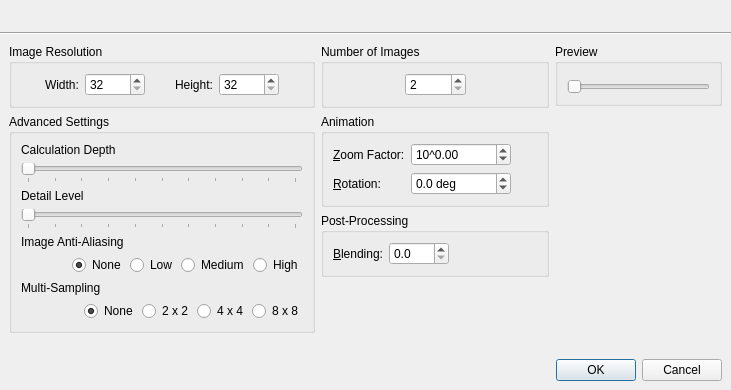
<?xml version="1.0" encoding="UTF-8"?>
<ui version="4.0">
 <class>GenerateSeriesDialog</class>
 <widget class="QDialog" name="GenerateSeriesDialog">
  <property name="geometry">
   <rect>
    <x>0</x>
    <y>0</y>
    <width>731</width>
    <height>390</height>
   </rect>
  </property>
  <property name="windowTitle">
   <string>Generate Series</string>
  </property>
  <layout class="QVBoxLayout" name="topLayout" stretch="0,0,1">
   <property name="spacing">
    <number>0</number>
   </property>
   <property name="leftMargin">
    <number>0</number>
   </property>
   <property name="topMargin">
    <number>0</number>
   </property>
   <property name="rightMargin">
    <number>0</number>
   </property>
   <property name="bottomMargin">
    <number>0</number>
   </property>
   <item>
    <widget class="XmlUi::GradientWidget" name="promptWidget" native="true">
     <layout class="QHBoxLayout" name="promptLayout" stretch="0,1">
      <property name="spacing">
       <number>10</number>
      </property>
      <item>
       <widget class="QLabel" name="promptPixmap"/>
      </item>
      <item>
       <widget class="QLabel" name="promptLabel">
        <property name="wordWrap">
         <bool>true</bool>
        </property>
       </widget>
      </item>
     </layout>
    </widget>
   </item>
   <item>
    <widget class="Line" name="line">
     <property name="orientation">
      <enum>Qt::Horizontal</enum>
     </property>
    </widget>
   </item>
   <item>
    <widget class="QWidget" name="mainWidget" native="true">
     <layout class="QVBoxLayout" name="verticalLayout_4">
      <item>
       <layout class="QHBoxLayout" name="horizontalLayout_4">
        <item>
         <layout class="QVBoxLayout" name="verticalLayout_2">
          <item>
           <widget class="QGroupBox" name="groupBox">
            <property name="title">
             <string>Image Resolution</string>
            </property>
            <layout class="QHBoxLayout" name="horizontalLayout">
             <item>
              <spacer name="spacer_4">
               <property name="orientation">
                <enum>Qt::Horizontal</enum>
               </property>
               <property name="sizeType">
                <enum>QSizePolicy::Expanding</enum>
               </property>
               <property name="sizeHint" stdset="0">
                <size>
                 <width>10</width>
                 <height>20</height>
                </size>
               </property>
              </spacer>
             </item>
             <item>
              <widget class="QLabel" name="label">
               <property name="text">
                <string>Width:</string>
               </property>
               <property name="buddy">
                <cstring>spinWidth</cstring>
               </property>
              </widget>
             </item>
             <item>
              <widget class="QSpinBox" name="spinWidth">
               <property name="minimumSize">
                <size>
                 <width>60</width>
                 <height>0</height>
                </size>
               </property>
               <property name="minimum">
                <number>32</number>
               </property>
               <property name="maximum">
                <number>8000</number>
               </property>
              </widget>
             </item>
             <item>
              <spacer name="spacer">
               <property name="orientation">
                <enum>Qt::Horizontal</enum>
               </property>
               <property name="sizeType">
                <enum>QSizePolicy::Expanding</enum>
               </property>
               <property name="sizeHint" stdset="0">
                <size>
                 <width>10</width>
                 <height>20</height>
                </size>
               </property>
              </spacer>
             </item>
             <item>
              <widget class="QLabel" name="label_2">
               <property name="text">
                <string>Height:</string>
               </property>
               <property name="buddy">
                <cstring>spinHeight</cstring>
               </property>
              </widget>
             </item>
             <item>
              <widget class="QSpinBox" name="spinHeight">
               <property name="minimumSize">
                <size>
                 <width>60</width>
                 <height>0</height>
                </size>
               </property>
               <property name="minimum">
                <number>32</number>
               </property>
               <property name="maximum">
                <number>8000</number>
               </property>
              </widget>
             </item>
             <item>
              <spacer name="spacer_2">
               <property name="orientation">
                <enum>Qt::Horizontal</enum>
               </property>
               <property name="sizeType">
                <enum>QSizePolicy::Expanding</enum>
               </property>
               <property name="sizeHint" stdset="0">
                <size>
                 <width>10</width>
                 <height>20</height>
                </size>
               </property>
              </spacer>
             </item>
            </layout>
           </widget>
          </item>
          <item>
           <widget class="QGroupBox" name="groupBox_2">
            <property name="title">
             <string>Advanced Settings</string>
            </property>
            <layout class="QVBoxLayout" name="verticalLayout">
             <item>
              <widget class="QLabel" name="labelDepth">
               <property name="text">
                <string>Calculation Depth</string>
               </property>
              </widget>
             </item>
             <item>
              <widget class="DoubleSlider" name="sliderDepth">
               <property name="maximum">
                <number>100</number>
               </property>
               <property name="orientation">
                <enum>Qt::Horizontal</enum>
               </property>
               <property name="tickPosition">
                <enum>QSlider::TicksBelow</enum>
               </property>
               <property name="tickInterval">
                <number>10</number>
               </property>
              </widget>
             </item>
             <item>
              <widget class="QLabel" name="labelDetail">
               <property name="text">
                <string>Detail Level</string>
               </property>
              </widget>
             </item>
             <item>
              <widget class="DoubleSlider" name="sliderDetail">
               <property name="maximum">
                <number>100</number>
               </property>
               <property name="orientation">
                <enum>Qt::Horizontal</enum>
               </property>
               <property name="tickPosition">
                <enum>QSlider::TicksBelow</enum>
               </property>
               <property name="tickInterval">
                <number>10</number>
               </property>
              </widget>
             </item>
             <item>
              <widget class="QLabel" name="labelAntiAliasing">
               <property name="text">
                <string>Image Anti-Aliasing</string>
               </property>
              </widget>
             </item>
             <item>
              <layout class="QHBoxLayout" name="_2">
               <item>
                <spacer>
                 <property name="orientation">
                  <enum>Qt::Horizontal</enum>
                 </property>
                 <property name="sizeHint" stdset="0">
                  <size>
                   <width>51</width>
                   <height>20</height>
                  </size>
                 </property>
                </spacer>
               </item>
               <item>
                <widget class="QFrame" name="frameAntiAliasing">
                 <property name="frameShape">
                  <enum>QFrame::NoFrame</enum>
                 </property>
                 <layout class="QHBoxLayout" name="_4">
                  <property name="spacing">
                   <number>4</number>
                  </property>
                  <property name="leftMargin">
                   <number>0</number>
                  </property>
                  <property name="topMargin">
                   <number>0</number>
                  </property>
                  <property name="rightMargin">
                   <number>0</number>
                  </property>
                  <property name="bottomMargin">
                   <number>0</number>
                  </property>
                  <item>
                   <widget class="QRadioButton" name="radioAANone">
                    <property name="text">
                     <string>None</string>
                    </property>
                    <property name="checked">
                     <bool>true</bool>
                    </property>
                   </widget>
                  </item>
                  <item>
                   <widget class="QRadioButton" name="radioAALow">
                    <property name="text">
                     <string>Low</string>
                    </property>
                   </widget>
                  </item>
                  <item>
                   <widget class="QRadioButton" name="radioAAMedium">
                    <property name="text">
                     <string>Medium</string>
                    </property>
                   </widget>
                  </item>
                  <item>
                   <widget class="QRadioButton" name="radioAAHigh">
                    <property name="text">
                     <string>High</string>
                    </property>
                   </widget>
                  </item>
                 </layout>
                </widget>
               </item>
              </layout>
             </item>
             <item>
              <widget class="QLabel" name="labelMultiSampling">
               <property name="text">
                <string>Multi-Sampling</string>
               </property>
              </widget>
             </item>
             <item>
              <layout class="QHBoxLayout" name="horizontalLayout_5">
               <item>
                <spacer name="horizontalSpacer_4">
                 <property name="orientation">
                  <enum>Qt::Horizontal</enum>
                 </property>
                 <property name="sizeHint" stdset="0">
                  <size>
                   <width>40</width>
                   <height>20</height>
                  </size>
                 </property>
                </spacer>
               </item>
               <item>
                <widget class="QFrame" name="frameMultiSampling">
                 <property name="frameShape">
                  <enum>QFrame::NoFrame</enum>
                 </property>
                 <layout class="QHBoxLayout" name="horizontalLayout_6">
                  <property name="spacing">
                   <number>4</number>
                  </property>
                  <property name="leftMargin">
                   <number>0</number>
                  </property>
                  <property name="topMargin">
                   <number>0</number>
                  </property>
                  <property name="rightMargin">
                   <number>0</number>
                  </property>
                  <property name="bottomMargin">
                   <number>0</number>
                  </property>
                  <item>
                   <widget class="QRadioButton" name="radioMSNone">
                    <property name="text">
                     <string>None</string>
                    </property>
                    <property name="checked">
                     <bool>true</bool>
                    </property>
                   </widget>
                  </item>
                  <item>
                   <widget class="QRadioButton" name="radioMS2x2">
                    <property name="text">
                     <string>2 x 2</string>
                    </property>
                   </widget>
                  </item>
                  <item>
                   <widget class="QRadioButton" name="radioMS4x4">
                    <property name="text">
                     <string>4 x 4</string>
                    </property>
                   </widget>
                  </item>
                  <item>
                   <widget class="QRadioButton" name="radioMS8x8">
                    <property name="text">
                     <string>8 x 8</string>
                    </property>
                   </widget>
                  </item>
                 </layout>
                </widget>
               </item>
              </layout>
             </item>
            </layout>
           </widget>
          </item>
          <item>
           <spacer name="spacer_3">
            <property name="orientation">
             <enum>Qt::Vertical</enum>
            </property>
            <property name="sizeHint" stdset="0">
             <size>
              <width>20</width>
              <height>0</height>
             </size>
            </property>
           </spacer>
          </item>
         </layout>
        </item>
        <item>
         <layout class="QVBoxLayout" name="verticalLayout_3">
          <item>
           <widget class="QGroupBox" name="groupBox_3">
            <property name="title">
             <string>Number of Images</string>
            </property>
            <layout class="QHBoxLayout" name="horizontalLayout_2">
             <item>
              <spacer name="imageSpacer">
               <property name="orientation">
                <enum>Qt::Horizontal</enum>
               </property>
               <property name="sizeHint" stdset="0">
                <size>
                 <width>40</width>
                 <height>20</height>
                </size>
               </property>
              </spacer>
             </item>
             <item>
              <widget class="QSpinBox" name="spinImages">
               <property name="minimumSize">
                <size>
                 <width>60</width>
                 <height>0</height>
                </size>
               </property>
               <property name="minimum">
                <number>2</number>
               </property>
               <property name="maximum">
                <number>10000</number>
               </property>
              </widget>
             </item>
             <item>
              <spacer name="horizontalSpacer">
               <property name="orientation">
                <enum>Qt::Horizontal</enum>
               </property>
               <property name="sizeHint" stdset="0">
                <size>
                 <width>63</width>
                 <height>20</height>
                </size>
               </property>
              </spacer>
             </item>
            </layout>
           </widget>
          </item>
          <item>
           <widget class="QGroupBox" name="groupBox_4">
            <property name="title">
             <string>Animation</string>
            </property>
            <layout class="QGridLayout" name="animationLayout">
             <item row="0" column="0">
              <widget class="QLabel" name="labelZoom">
               <property name="text">
                <string>&amp;Zoom Factor:</string>
               </property>
               <property name="buddy">
                <cstring>spinZoom</cstring>
               </property>
              </widget>
             </item>
             <item row="0" column="1">
              <widget class="QDoubleSpinBox" name="spinZoom">
               <property name="minimumSize">
                <size>
                 <width>100</width>
                 <height>0</height>
                </size>
               </property>
               <property name="prefix">
                <string>10^</string>
               </property>
               <property name="minimum">
                <double>-15.000000000000000</double>
               </property>
               <property name="maximum">
                <double>15.000000000000000</double>
               </property>
               <property name="singleStep">
                <double>0.100000000000000</double>
               </property>
              </widget>
             </item>
             <item row="0" column="2">
              <spacer name="horizontalSpacer_2">
               <property name="orientation">
                <enum>Qt::Horizontal</enum>
               </property>
               <property name="sizeHint" stdset="0">
                <size>
                 <width>26</width>
                 <height>20</height>
                </size>
               </property>
              </spacer>
             </item>
             <item row="1" column="0">
              <widget class="QLabel" name="labelAngle">
               <property name="text">
                <string>&amp;Rotation:</string>
               </property>
               <property name="buddy">
                <cstring>spinAngle</cstring>
               </property>
              </widget>
             </item>
             <item row="1" column="1">
              <widget class="QDoubleSpinBox" name="spinAngle">
               <property name="minimumSize">
                <size>
                 <width>100</width>
                 <height>0</height>
                </size>
               </property>
               <property name="suffix">
                <string> deg</string>
               </property>
               <property name="decimals">
                <number>1</number>
               </property>
               <property name="minimum">
                <double>-36000.000000000000000</double>
               </property>
               <property name="maximum">
                <double>36000.000000000000000</double>
               </property>
               <property name="singleStep">
                <double>5.000000000000000</double>
               </property>
              </widget>
             </item>
            </layout>
           </widget>
          </item>
          <item>
           <widget class="QGroupBox" name="groupBox_5">
            <property name="title">
             <string>Post-Processing</string>
            </property>
            <layout class="QHBoxLayout" name="horizontalLayout_3">
             <item>
              <widget class="QLabel" name="labelBlending">
               <property name="text">
                <string>&amp;Blending:</string>
               </property>
               <property name="buddy">
                <cstring>spinBlending</cstring>
               </property>
              </widget>
             </item>
             <item>
              <widget class="QDoubleSpinBox" name="spinBlending">
               <property name="minimumSize">
                <size>
                 <width>60</width>
                 <height>0</height>
                </size>
               </property>
               <property name="decimals">
                <number>1</number>
               </property>
               <property name="maximum">
                <double>0.900000000000000</double>
               </property>
               <property name="singleStep">
                <double>0.100000000000000</double>
               </property>
              </widget>
             </item>
             <item>
              <spacer name="horizontalSpacer_3">
               <property name="orientation">
                <enum>Qt::Horizontal</enum>
               </property>
               <property name="sizeHint" stdset="0">
                <size>
                 <width>40</width>
                 <height>20</height>
                </size>
               </property>
              </spacer>
             </item>
            </layout>
           </widget>
          </item>
          <item>
           <spacer name="verticalSpacer">
            <property name="orientation">
             <enum>Qt::Vertical</enum>
            </property>
            <property name="sizeHint" stdset="0">
             <size>
              <width>20</width>
              <height>0</height>
             </size>
            </property>
           </spacer>
          </item>
         </layout>
        </item>
        <item>
         <layout class="QVBoxLayout" name="_3">
          <item>
           <widget class="QGroupBox" name="groupPreview">
            <property name="title">
             <string>Preview</string>
            </property>
            <layout class="QVBoxLayout" name="_5">
             <item>
              <widget class="ViewContainer" name="viewContainer" native="true">
               <property name="sizePolicy">
                <sizepolicy hsizetype="Minimum" vsizetype="Minimum">
                 <horstretch>0</horstretch>
                 <verstretch>0</verstretch>
                </sizepolicy>
               </property>
              </widget>
             </item>
             <item>
              <widget class="QSlider" name="animSlider">
               <property name="maximum">
                <number>100</number>
               </property>
               <property name="pageStep">
                <number>1</number>
               </property>
               <property name="orientation">
                <enum>Qt::Horizontal</enum>
               </property>
              </widget>
             </item>
            </layout>
           </widget>
          </item>
          <item>
           <spacer>
            <property name="orientation">
             <enum>Qt::Vertical</enum>
            </property>
            <property name="sizeHint" stdset="0">
             <size>
              <width>20</width>
              <height>0</height>
             </size>
            </property>
           </spacer>
          </item>
         </layout>
        </item>
       </layout>
      </item>
      <item>
       <widget class="QDialogButtonBox" name="buttonBox">
        <property name="orientation">
         <enum>Qt::Horizontal</enum>
        </property>
        <property name="standardButtons">
         <set>QDialogButtonBox::Cancel|QDialogButtonBox::Ok</set>
        </property>
       </widget>
      </item>
     </layout>
    </widget>
   </item>
  </layout>
 </widget>
 <customwidgets>
  <customwidget>
   <class>XmlUi::GradientWidget</class>
   <extends>QWidget</extends>
   <header>xmlui/gradientwidget.h</header>
   <container>1</container>
  </customwidget>
  <customwidget>
   <class>DoubleSlider</class>
   <extends>QSlider</extends>
   <header>doubleslider.h</header>
  </customwidget>
  <customwidget>
   <class>ViewContainer</class>
   <extends>QWidget</extends>
   <header>viewcontainer.h</header>
   <container>1</container>
  </customwidget>
 </customwidgets>
 <tabstops>
  <tabstop>spinWidth</tabstop>
  <tabstop>spinHeight</tabstop>
  <tabstop>sliderDepth</tabstop>
  <tabstop>sliderDetail</tabstop>
  <tabstop>radioAANone</tabstop>
  <tabstop>radioAALow</tabstop>
  <tabstop>radioAAMedium</tabstop>
  <tabstop>radioAAHigh</tabstop>
  <tabstop>spinImages</tabstop>
  <tabstop>spinZoom</tabstop>
  <tabstop>spinAngle</tabstop>
  <tabstop>buttonBox</tabstop>
 </tabstops>
 <resources/>
 <connections>
  <connection>
   <sender>buttonBox</sender>
   <signal>accepted()</signal>
   <receiver>GenerateSeriesDialog</receiver>
   <slot>accept()</slot>
   <hints>
    <hint type="sourcelabel">
     <x>280</x>
     <y>313</y>
    </hint>
    <hint type="destinationlabel">
     <x>280</x>
     <y>166</y>
    </hint>
   </hints>
  </connection>
  <connection>
   <sender>buttonBox</sender>
   <signal>rejected()</signal>
   <receiver>GenerateSeriesDialog</receiver>
   <slot>reject()</slot>
   <hints>
    <hint type="sourcelabel">
     <x>280</x>
     <y>313</y>
    </hint>
    <hint type="destinationlabel">
     <x>280</x>
     <y>166</y>
    </hint>
   </hints>
  </connection>
 </connections>
</ui>
